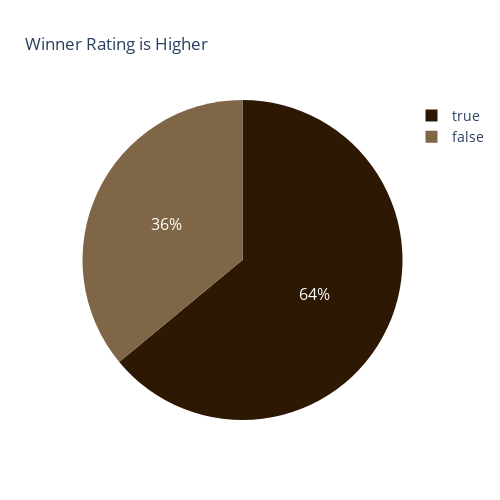

The code cell stored with this chart in its notebook:
### Markdown cell above
#### Rating do Vencedor é maior que do perdedor?

### Code cell
# Função para verificar as condições
def winner_rating_is_higher(row):
    if row['winner'] == 'white':
        return row['white_rating'] > row['black_rating']
    elif row['winner'] == 'black':
        return row['black_rating'] > row['white_rating']
    else:
        return None  # ou o que for apropriado para 'draw'

# Criando coluna com voleres de True ou False
df['winner_rating_is_higher'] = df.apply(lambda row: winner_rating_is_higher(row), axis=1)

# Calcular a distribuição percentual
winner_rating_counts = (df['winner_rating_is_higher'].value_counts(normalize=True) * 100).round()

# Criar o gráfico de pizza
fig = px.pie(values=winner_rating_counts.values, 
             names=winner_rating_counts.index, 
             title='Winner Rating is Higher',
             color_discrete_sequence=[colorB, colorD],
             width=500, height=500
            )
# Ajustar tamanho da fonte para valores e legenda
fig.update_traces(textfont_size=16, textinfo='percent')
fig.update_layout(legend_font_size=14)

fig.show()

### Figure 1 — Plotly figure (JSON) as saved in the notebook; plotly's stock layout.template omitted (floating-point values rounded to 4 significant figures)
{"data": [{"domain": {"x": [0, 1], "y": [0, 1]}, "hovertemplate": "label=%{label}<br>value=%{value}<extra></extra>", "labels": [true, false], "legendgroup": "", "name": "", "showlegend": true, "textfont": {"size": 16}, "textinfo": "percent", "type": "pie", "values": [64, 36]}], "layout": {"height": 500, "legend": {"font": {"size": 14}, "tracegroupgap": 0}, "piecolorway": ["#2D1803", "#7F6647"], "title": {"text": "Winner Rating is Higher"}, "width": 500}}
